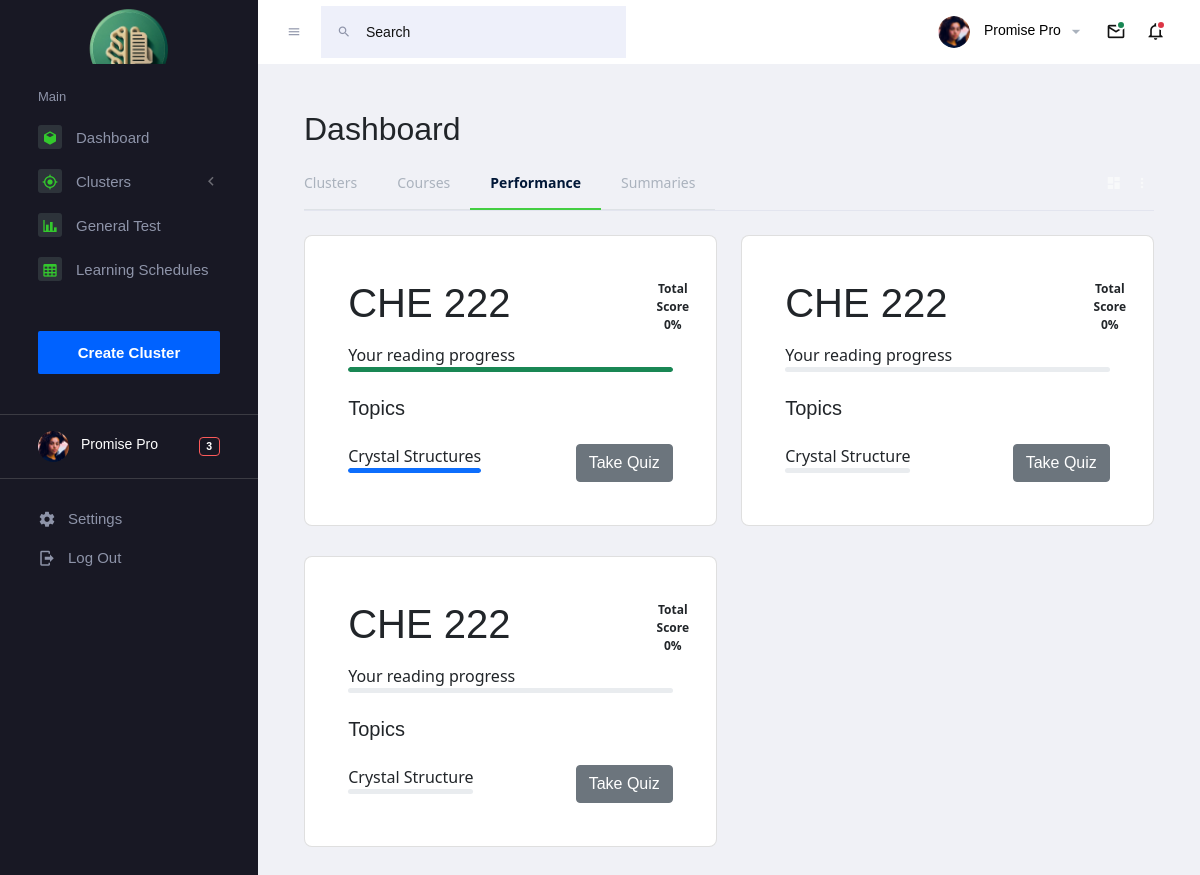
The page /performances (signed in) on the database as committed earlier.
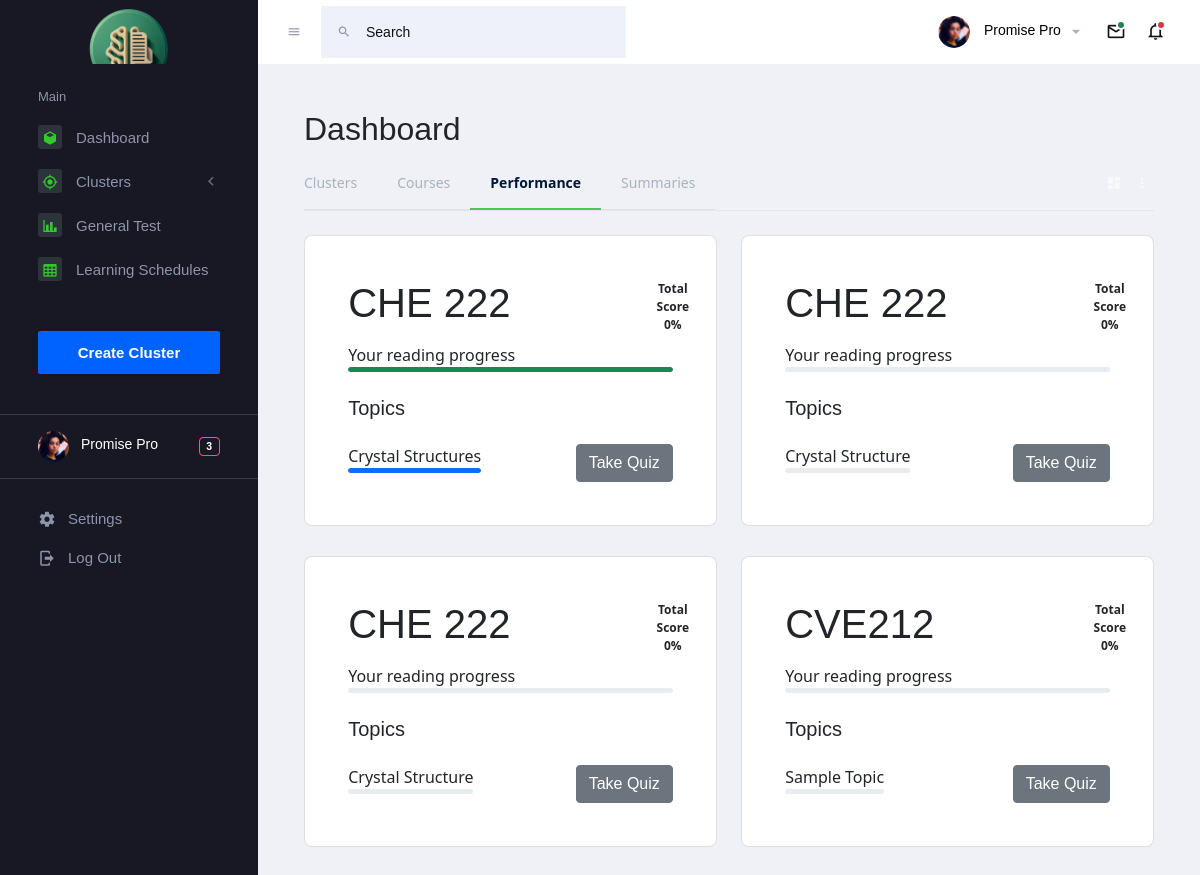
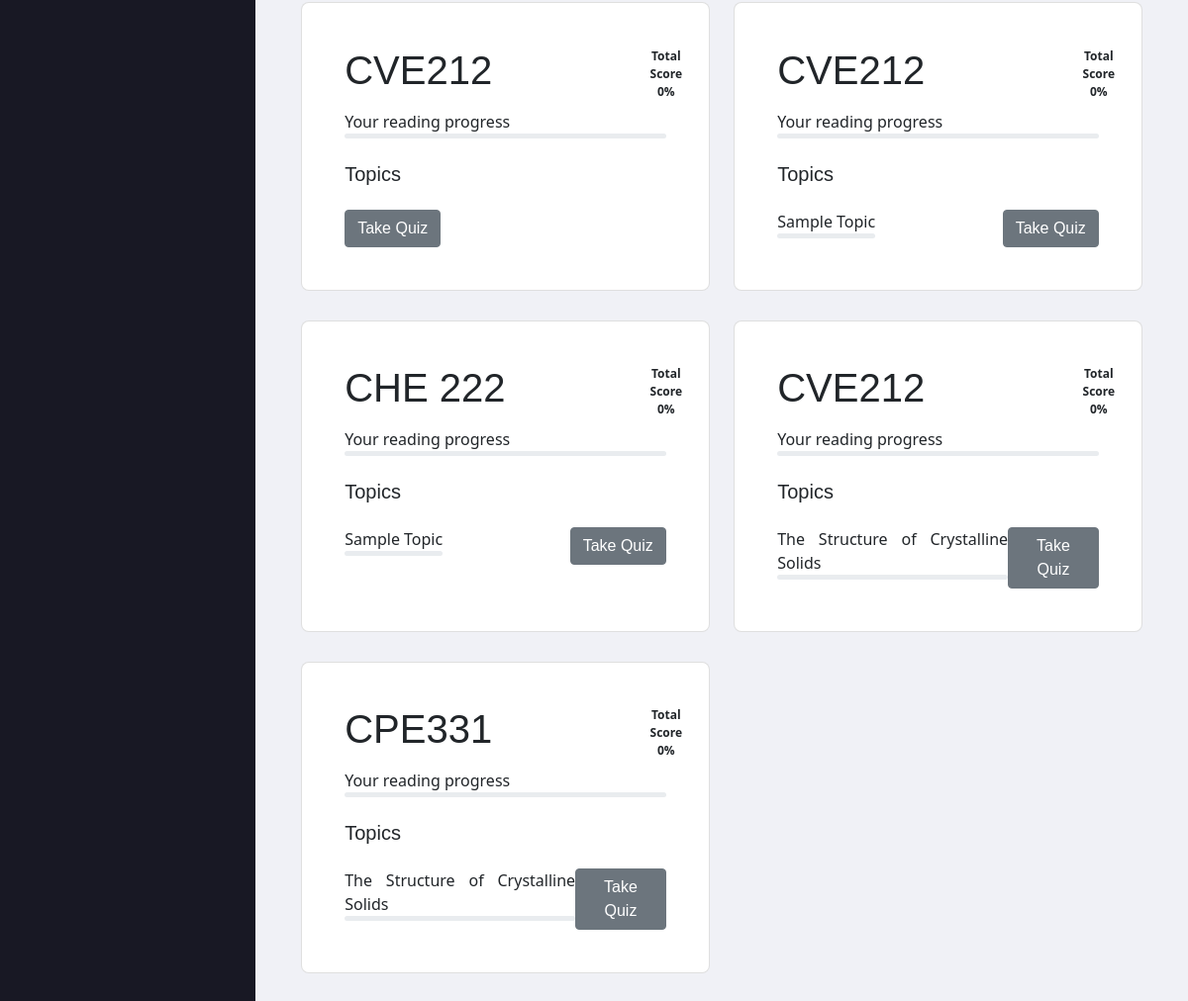
The same page on the database as committed later (2 pictures, top to bottom).
### main/models/models.py (models this page shows)
class Performance(db.Model):
    id = db.Column(db.String(36), primary_key=True, default=lambda: str(uuid.uuid4()))
    score = db.Column(db.Integer, default=0)
    average = db.Column(db.Integer, default=0)
    progress = db.Column(db.Integer, default=0)
    user_id = db.Column(db.String(36), db.ForeignKey('user.id'), nullable=False)
    user = db.relationship('User', backref='performances', lazy=True)
    course_id = db.Column(db.String(36), db.ForeignKey('course.id'), nullable=False)
    course = db.relationship('Course', backref='performances', lazy=True)

class Course(db.Model):
    id = db.Column(db.String(36), primary_key=True, default=lambda: str(uuid.uuid4()))
    course_name = db.Column(db.String(125))
    url = db.Column(db.String(125))
    no_of_topics = db.Column(db.Integer)
    group_id = db.Column(db.String(36), db.ForeignKey('group.id'), nullable=False)
    group = db.relationship('Group', backref='courses', lazy=True)

class Topic(db.Model):
    id = db.Column(db.String(36), primary_key=True, default=lambda: str(uuid.uuid4()))
    name = db.Column(db.String(50))
    course_id = db.Column(db.String(36), db.ForeignKey('course.id'), nullable=False)
    course = db.relationship('Course', backref='topics', lazy=True)

### main/routes/course/course.py (the view)
@croute_bp.route('/performances', methods=['GET'])
def show_performances():
    user = None
    if "user" in session:
        user = session["user"]
        print("user-id", user.id)
        user = User.query.get_or_404(user.id)
        print(user)
    else:
        flash('User needs authentication to perform this action', 'warning')
        return redirect('/login-user')
    performances = Performance.query.filter_by(user_id=user.id).all()
    return render_template('performance.html', user=user, performances=performances)

### main/templates/performance.html (shortened to what this page needs)
{% extends 'base.html' %}
{% block tags %}
<ul class="nav nav-tabs tab-transparent" role="tablist">
    <li class="nav-item">
      <a class="nav-link" id="home-tab"  href="/groups/{{user.id}}">Clusters</a>
    </li>
    <li class="nav-item">
      <a class="nav-link" id="business-tab" href="#">Courses</a>
    </li>
    <li class="nav-item">
      <a class="nav-link active" id="performance-tab" href="#">Performance</a>
    </li>
    <li class="nav-item">
      <a class="nav-link" id="conversion-tab" href="#">Summaries</a>
    </li>
</ul>
{% endblock %}
{% block content%}
<div class="row">
{% if performances%}
{% for performance in performances %}
<div class="col-xl-6 col-lg-6 col-sm-6 grid-margin stretch-card">
  <div class="card">
      <div class="card-body">
          <div class="d-flex justify-content-between align-items-center">
              <div>
                  <h1 class="mb-2 text-dark">{{performance.course.course_name}}</h1>
                </div>
                <div class="dashboard-progress dashboard-progress-3 d-flex align-items-center justify-content-center item-parent" data-performance-id="{{ performance.id }}" data-progress="{{ performance.score }}">
                    <span class="absolute-center">Total Score <div>{{performance.score}}%</div></span>
                </div>
            </div>
            <span>Your reading progress</span>
            <div class="progress">
              <div class="progress-bar bg-success" role="progressbar" style="width: {{performance.progress}}%" aria-valuenow="75" aria-valuemin="0" aria-valuemax="100"></div>
            </div>
            <h5 class="mt-4 text-dark">Topics</h5>
          <div class="d-flex justify-content-between mt-4">
            {% for topic in performance.course.topics %}
            <div>
                <span>{{topic.name}}</span>
                <div class="progress">
                  <div class="progress-bar bg-primary" role="progressbar" style="width: {{performance.progress}}%" aria-valuenow="75" aria-valuemin="0" aria-valuemax="100"></div>
                </div>
            </div>
            {% endfor %}
            <button class="btn btn-secondary" data-toggle="modal" data-target="#setpractice-{{performance.progress}}" data-courseid="{{performance.id}}">Take Quiz</button>
          </div>
        </div>
  </div>
</div>
{% endfor %}
{% endif %}
  {% endblock content%}

### main/templates/base.html (shortened to what this page needs)
<!DOCTYPE html>
<html lang="en">
  <head>
    <link rel="stylesheet" href="https://cdn.materialdesignicons.com/5.4.55/css/materialdesignicons.min.css">
    <link rel="stylesheet" href="{{ url_for('static', filename='vendors/mdi/css/materialdesignicons.min.css') }}">
    <link rel="stylesheet" href="https://cdnjs.cloudflare.com/ajax/libs/font-awesome/6.2.1/css/all.min.css" />
        <link rel="stylesheet" href="https://cdn.jsdelivr.net/gh/habibmhamadi/multi-select-tag@3.0.1/dist/css/multi-select-tag.css">
        <link rel="stylesheet" href="{{ url_for('static', filename='css/pages_css/course.css') }}">
        <link rel="stylesheet" href="{{ url_for('static', filename='css/pages_css/message.css') }}">
    <link rel="stylesheet" href="{{ url_for('static', filename='vendors/flag-icon-css/css/flag-icon.min.css') }}">
    <link rel="stylesheet" href="{{ url_for('static', filename='vendors/css/vendor.bundle.base.css') }}">
    <link rel="stylesheet" href="{{ url_for('static', filename='vendors/font-awesome/css/font-awesome.min.css') }}" />
    <link rel="stylesheet" href="{{ url_for('static', filename='css/base.css') }}">
    <link rel="stylesheet" type="text/css" href="{{ url_for('static', filename='css/vendor/bootstrap.min.css') }}">
  </head>
  <body>
    <div class="container-scroller">
      <nav class="navbar">
        <div class="text-center navbar-brand-wrapper d-flex align-items-center justify-content-center">
          <div class="navbar-brand brand-logo"><img src="{{ url_for( 'static', filename='img/logo.png') }}" width="100" height="100" alt="logo" /></div>
        </div>
        <div class="navbar-menu-wrapper d-flex align-items-stretch">
          <button class="navbar-toggler navbar-toggler align-self-center" type="button" data-toggle="minimize">
            <span class="mdi mdi-menu"></span>
          </button>
          <div class="search-field d-none d-xl-block">
            <form class="d-flex align-items-center h-100" action="#">
              <div class="input-group">
                <div class="input-group-prepend bg-transparent">
                  <i class="input-group-text border-0 mdi mdi-magnify"></i>
                </div>
                <input type="text" class="form-control bg-transparent border-0" placeholder="Search">
              </div>
            </form>
          </div>
          <ul class="navbar-nav navbar-nav-right">
            <li class="nav-item nav-profile dropdown">
              <a class="nav-link dropdown-toggle" id="profileDropdown" href="#" data-bs-toggle="dropdown" aria-expanded="false">
                <div class="nav-profile-img">
                  <img src="{{ url_for( 'static', filename='images/faces/face28.png') }}" alt="image">
                </div>
                <div class="nav-profile-text">
                  <p class="mb-1 text-black">Promise Pro</p>
                </div>
              </a>
            </li>
            <li class="nav-item dropdown">
              <a class="nav-link count-indicator dropdown-toggle" id="messageDropdown" href="#" data-bs-toggle="dropdown" aria-expanded="false">
                <i class="mdi mdi-email-outline"></i>
                <span class="count-symbol bg-success"></span>
              </a>
            </li>
            <li class="nav-item dropdown">
              <a class="nav-link count-indicator dropdown-toggle" id="notificationDropdown" href="#" data-bs-toggle="dropdown">
                <i class="mdi mdi-bell-outline"></i>
                <span class="count-symbol bg-danger"></span>
              </a>
            </li>
          </ul>
        </div>
      </nav>
      <div class="container-fluid page-body-wrapper">
        <nav class="sidebar sidebar-offcanvas" id="sidebar">
          <ul class="nav">
            <li class="nav-item nav-category">Main</li>
            <li class="nav-item">
              <a class="nav-link" href="#">
                <span class="icon-bg"><i class="mdi mdi-cube menu-icon"></i></span>
                <span class="menu-title">Dashboard</span>
              </a>
            </li>
            <li class="nav-item">
              <a class="nav-link" data-bs-toggle="collapse" href="#" aria-expanded="false" aria-controls="ui-basic">
                <span class="icon-bg"><i class="mdi mdi-crosshairs-gps menu-icon"></i></span>
                <span class="menu-title">Clusters</span>
                <i class="menu-arrow"></i>
              </a>
            </li>
            <li class="nav-item">
              <a class="nav-link" href="#">
                <span class="icon-bg"><i class="mdi mdi-chart-bar menu-icon"></i></span>
                <span class="menu-title">General Test</span>
              </a>
            </li>
            <li class="nav-item">
              <a class="nav-link" href="#">
                <span class="icon-bg"><i class="mdi mdi-table-large menu-icon"></i></span>
                <span class="menu-title">Learning Schedules</span>
              </a>
            </li>
            <li class="nav-item documentation-link">
              <a class="nav-link" href="#">
                <span class="menu-title">Create Cluster</span>
              </a>
            </li>
            <li class="nav-item sidebar-user-actions">
              <div class="user-details">
                <div class="d-flex justify-content-between align-items-center">
                  <div>
                    <div class="d-flex align-items-center">
                      <div class="sidebar-profile-img">
                        <img src="{{ url_for( 'static', filename='images/faces/face28.png') }}" alt="image">
                      </div>
                      <div class="sidebar-profile-text">
                        <p class="mb-1">Promise Pro</p>
                      </div>
                    </div>
                  </div>
                  <div class="badge badge-danger">3</div>
                </div>
              </div>
            </li>
            <li class="nav-item sidebar-user-actions">
              <div class="sidebar-user-menu">
                <a href="#" class="nav-link"><i class="mdi mdi-settings menu-icon"></i>
                  <span class="menu-title">Settings</span>
                </a>
              </div>
            </li>
            <li class="nav-item sidebar-user-actions">
              <div class="sidebar-user-menu">
                <a href="#" class="nav-link"><i class="mdi mdi-logout menu-icon"></i>
                  <span class="menu-title">Log Out</span></a>
              </div>
            </li>
          </ul>
        </nav>
        <div class="main-panel">
          <div class="content-wrapper">
            <div class="d-flex justify-content-between align-items-start">
              <h2 class="text-dark font-weight-bold mb-2"> Dashboard </h2>
            </div>
            <div class="row">
              <div class="col-md-12">
                <div class="d-sm-flex justify-content-between align-items-center transaparent-tab-border {">
                    {% block tags %}{% endblock %}
                  <div class="d-md-block d-none">
                    <a href="#" class="text-light p-1"><i class="mdi mdi-view-dashboard"></i></a>
                    <a href="#" class="text-light p-1"><i class="mdi mdi-dots-vertical"></i></a>
                  </div>
                </div>
                <div class="tab-content tab-transparent-content">
                  <div class="tab-pane fade show active" id="business-1" role="tabpanel" aria-labelledby="business-tab">
                    {% block content%}{% endblock %}
                   </div>
                </div>
              </div>
            </div>
          </div>
        </div>
      </div>
    </div>
  </body>
</html>

### main/templates/base.html (style rules this page uses)
.container, .container-fluid, .container-lg, .container-md, .container-sm, .container-xl { width: 100%; padding-right: 0; padding-left: 0; margin-right: auto; margin-left: auto; }
.navbar { padding-top: 0rem; padding-bottom: 0rem; }
.progress { height: 5px; }

Rows that differ between the two databases and show on the page:
added Performance: course.course_name "CVE212", score "0"
added Topic: name "Sample Topic", shown under "CVE212"
added Performance: course.course_name "CVE212", score "0"
added Performance: course.course_name "CVE212", score "0"
added Topic: name "Sample Topic", shown under "CVE212"
added Performance: course.course_name "CHE 222", score "0"
added Topic: name "Sample Topic", shown under "CHE 222"
added Performance: course.course_name "CVE212", score "0"
added Topic: name "The Structure of Crystalline Solids", shown under "CVE212"
added Performance: course.course_name "CPE331", score "0"
added Topic: name "The Structure of Crystalline Solids", shown under "CPE331"
